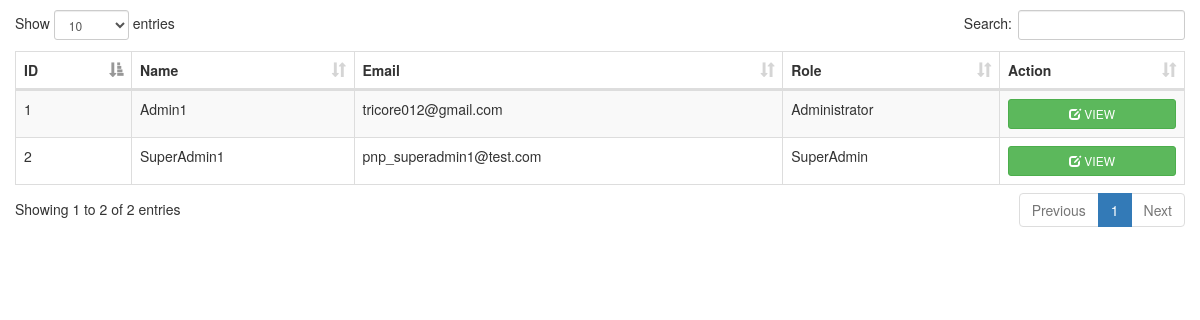
/SUPERADMIN/AUTHENTICATED/includes/users/ (signed in), run on the app's committed database.
### tables this page shows
CREATE TABLE `userdetails` (
  `ID` int(11) NOT NULL,
  `UserID` int(11) NOT NULL,
  `Name` varchar(250) NOT NULL,
  `OfficeStation` varchar(250) NOT NULL,
  `WCPC` varchar(250) NOT NULL,
  `Status` varchar(250) NOT NULL,
  `LastLogin` varchar(250) NOT NULL,
  `LatestLogin` varchar(250) NOT NULL,
  `Rank` varchar(250) NOT NULL,
  `ChiefOfPolice` varchar(250) NOT NULL,
  `Address` varchar(250) NOT NULL,
  `Telephone` varchar(250) NOT NULL,
  `Cellphone` varchar(250) NOT NULL,
  `Location` varchar(250) NOT NULL,
  `imagesrc` varchar(255) DEFAULT NULL
);

CREATE TABLE `users` (
  `UserID` int(11) NOT NULL,
  `Username` varchar(255) NOT NULL,
  `Email` varchar(255) NOT NULL,
  `Password` varchar(255) NOT NULL,
  `Role` varchar(255) NOT NULL
);

### SUPERADMIN/AUTHENTICATED/includes/users/index.php (the view, shortened to what this page needs)
<!DOCTYPE html>
<html>
<head>
	<link rel="stylesheet" type="text/css" href="bootstrap/css/bootstrap.min.css">
	<link rel="stylesheet" type="text/css" href="datatable/dataTable.bootstrap.min.css">
</head>
<body>
<div class="container">
	<div class="row">
		<div class="col-sm-12">
			<div class="height10">
			</div>
			<div class="row">
				<table id="myTable" class="table table-bordered table-striped">
					<thead>
						 <th>ID</th>
                         <th>Name</th>
                         <th>Email</th>
                         <th>Role</th>
						<th>Action</th>
					</thead>
					<tbody>
						<?php
							include_once('../../../../connection/connection.php');
							$sql = "SELECT * FROM users LEFT JOIN userdetails ON users.UserID = userdetails.UserID";
							$query = $con->query($sql);
							while($row = $query->fetch_assoc()){
								echo
								"<tr>
									<td>".$row['UserID']."</td>
									<td>".$row['Username']."</td>
									<td>".$row['Email']."</td>
									<td>".$row['Role']."</td>
									<td>
										<a href='#edit_".$row['UserID']."' class='btn btn-success btn-sm' data-toggle='modal' style='width:100%;'><span class='glyphicon glyphicon-edit'></span> VIEW </a>
									</td>
								</tr>";
							}
						?>
					</tbody>
				</table>
			</div>
		</div>
	</div>
</div>
</body>
</html>

### SUPERADMIN/AUTHENTICATED/includes/users/index.php (style rules this page uses)
.height10 { height:10px; }

### data on the page
userdetails: UserID "1", UserID.Username "Admin1", UserID.Email "tricore012@gmail.com", UserID.Role "Administrator"
userdetails: UserID "2", UserID.Username "SuperAdmin1", UserID.Email "pnp_superadmin1@test.com", UserID.Role "SuperAdmin"
